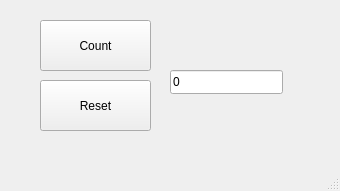
<?xml version="1.0" encoding="UTF-8"?>
<ui version="4.0">
 <class>MainWindow</class>
 <widget class="QMainWindow" name="MainWindow">
  <property name="geometry">
   <rect>
    <x>0</x>
    <y>0</y>
    <width>340</width>
    <height>191</height>
   </rect>
  </property>
  <property name="windowTitle">
   <string>MainWindow</string>
  </property>
  <widget class="QWidget" name="centralwidget">
   <widget class="QPushButton" name="countButton">
    <property name="geometry">
     <rect>
      <x>40</x>
      <y>20</y>
      <width>111</width>
      <height>51</height>
     </rect>
    </property>
    <property name="text">
     <string>Count</string>
    </property>
   </widget>
   <widget class="QPushButton" name="resetButton">
    <property name="geometry">
     <rect>
      <x>40</x>
      <y>80</y>
      <width>111</width>
      <height>51</height>
     </rect>
    </property>
    <property name="text">
     <string>Reset</string>
    </property>
   </widget>
   <widget class="QLineEdit" name="numberLineEdit">
    <property name="geometry">
     <rect>
      <x>170</x>
      <y>70</y>
      <width>113</width>
      <height>24</height>
     </rect>
    </property>
    <property name="text">
     <string>0</string>
    </property>
   </widget>
  </widget>
  <widget class="QMenuBar" name="menubar">
   <property name="geometry">
    <rect>
     <x>0</x>
     <y>0</y>
     <width>340</width>
     <height>21</height>
    </rect>
   </property>
  </widget>
  <widget class="QStatusBar" name="statusbar"/>
 </widget>
 <resources/>
 <connections/>
</ui>
